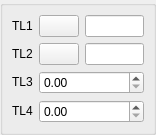
<ui version="4.0" >
 <class>DlgRef_2Sel2Spin_QTD</class>
 <widget class="QWidget" name="DlgRef_2Sel2Spin_QTD" >
  <property name="geometry" >
   <rect>
    <x>0</x>
    <y>0</y>
    <width>156</width>
    <height>124</height>
   </rect>
  </property>
  <property name="windowTitle" >
   <string/>
  </property>
  <layout class="QGridLayout" >
   <property name="leftMargin" >
    <number>0</number>
   </property>
   <property name="topMargin" >
    <number>0</number>
   </property>
   <property name="rightMargin" >
    <number>0</number>
   </property>
   <property name="bottomMargin" >
    <number>0</number>
   </property>
   <property name="horizontalSpacing" >
    <number>0</number>
   </property>
   <property name="verticalSpacing" >
    <number>0</number>
   </property>
   <item row="0" column="0" >
    <widget class="QGroupBox" name="GroupBox1" >
     <property name="title" >
      <string/>
     </property>
     <layout class="QGridLayout" >
      <property name="leftMargin" >
       <number>9</number>
      </property>
      <property name="topMargin" >
       <number>9</number>
      </property>
      <property name="rightMargin" >
       <number>9</number>
      </property>
      <property name="bottomMargin" >
       <number>9</number>
      </property>
      <property name="horizontalSpacing" >
       <number>6</number>
      </property>
      <property name="verticalSpacing" >
       <number>6</number>
      </property>
      <item row="3" column="1" colspan="2" >
       <widget class="SalomeApp_DoubleSpinBox" name="SpinBox_DY" />
      </item>
      <item row="2" column="1" colspan="2" >
       <widget class="SalomeApp_DoubleSpinBox" name="SpinBox_DX" />
      </item>
      <item row="3" column="0" >
       <widget class="QLabel" name="TextLabel4" >
        <property name="sizePolicy" >
         <sizepolicy vsizetype="Fixed" hsizetype="Fixed" >
          <horstretch>0</horstretch>
          <verstretch>0</verstretch>
         </sizepolicy>
        </property>
        <property name="text" >
         <string>TL4</string>
        </property>
        <property name="wordWrap" >
         <bool>false</bool>
        </property>
       </widget>
      </item>
      <item row="2" column="0" >
       <widget class="QLabel" name="TextLabel3" >
        <property name="sizePolicy" >
         <sizepolicy vsizetype="Fixed" hsizetype="Fixed" >
          <horstretch>0</horstretch>
          <verstretch>0</verstretch>
         </sizepolicy>
        </property>
        <property name="text" >
         <string>TL3</string>
        </property>
        <property name="wordWrap" >
         <bool>false</bool>
        </property>
       </widget>
      </item>
      <item row="1" column="2" >
       <widget class="QLineEdit" name="LineEdit2" />
      </item>
      <item row="0" column="1" >
       <widget class="QPushButton" name="PushButton1" >
        <property name="sizePolicy" >
         <sizepolicy vsizetype="Fixed" hsizetype="Fixed" >
          <horstretch>0</horstretch>
          <verstretch>0</verstretch>
         </sizepolicy>
        </property>
        <property name="text" >
         <string/>
        </property>
       </widget>
      </item>
      <item row="0" column="0" >
       <widget class="QLabel" name="TextLabel1" >
        <property name="sizePolicy" >
         <sizepolicy vsizetype="Fixed" hsizetype="Fixed" >
          <horstretch>0</horstretch>
          <verstretch>0</verstretch>
         </sizepolicy>
        </property>
        <property name="text" >
         <string>TL1</string>
        </property>
        <property name="wordWrap" >
         <bool>false</bool>
        </property>
       </widget>
      </item>
      <item row="1" column="1" >
       <widget class="QPushButton" name="PushButton2" >
        <property name="sizePolicy" >
         <sizepolicy vsizetype="Fixed" hsizetype="Fixed" >
          <horstretch>0</horstretch>
          <verstretch>0</verstretch>
         </sizepolicy>
        </property>
        <property name="text" >
         <string/>
        </property>
       </widget>
      </item>
      <item row="1" column="0" >
       <widget class="QLabel" name="TextLabel2" >
        <property name="sizePolicy" >
         <sizepolicy vsizetype="Fixed" hsizetype="Fixed" >
          <horstretch>0</horstretch>
          <verstretch>0</verstretch>
         </sizepolicy>
        </property>
        <property name="text" >
         <string>TL2</string>
        </property>
        <property name="wordWrap" >
         <bool>false</bool>
        </property>
       </widget>
      </item>
      <item row="0" column="2" >
       <widget class="QLineEdit" name="LineEdit1" />
      </item>
     </layout>
    </widget>
   </item>
  </layout>
 </widget>
 <layoutdefault spacing="6" margin="11" />
 <pixmapfunction>qPixmapFromMimeSource</pixmapfunction>
 <customwidgets>
  <customwidget>
   <class>SalomeApp_DoubleSpinBox</class>
   <extends>QDoubleSpinBox</extends>
   <header location="global" >gui/SalomeApp_DoubleSpinBox.h</header>
  </customwidget>
 </customwidgets>
 <tabstops>
  <tabstop>PushButton1</tabstop>
  <tabstop>LineEdit1</tabstop>
  <tabstop>PushButton2</tabstop>
  <tabstop>LineEdit2</tabstop>
  <tabstop>SpinBox_DX</tabstop>
  <tabstop>SpinBox_DY</tabstop>
 </tabstops>
 <resources/>
 <connections/>
</ui>
